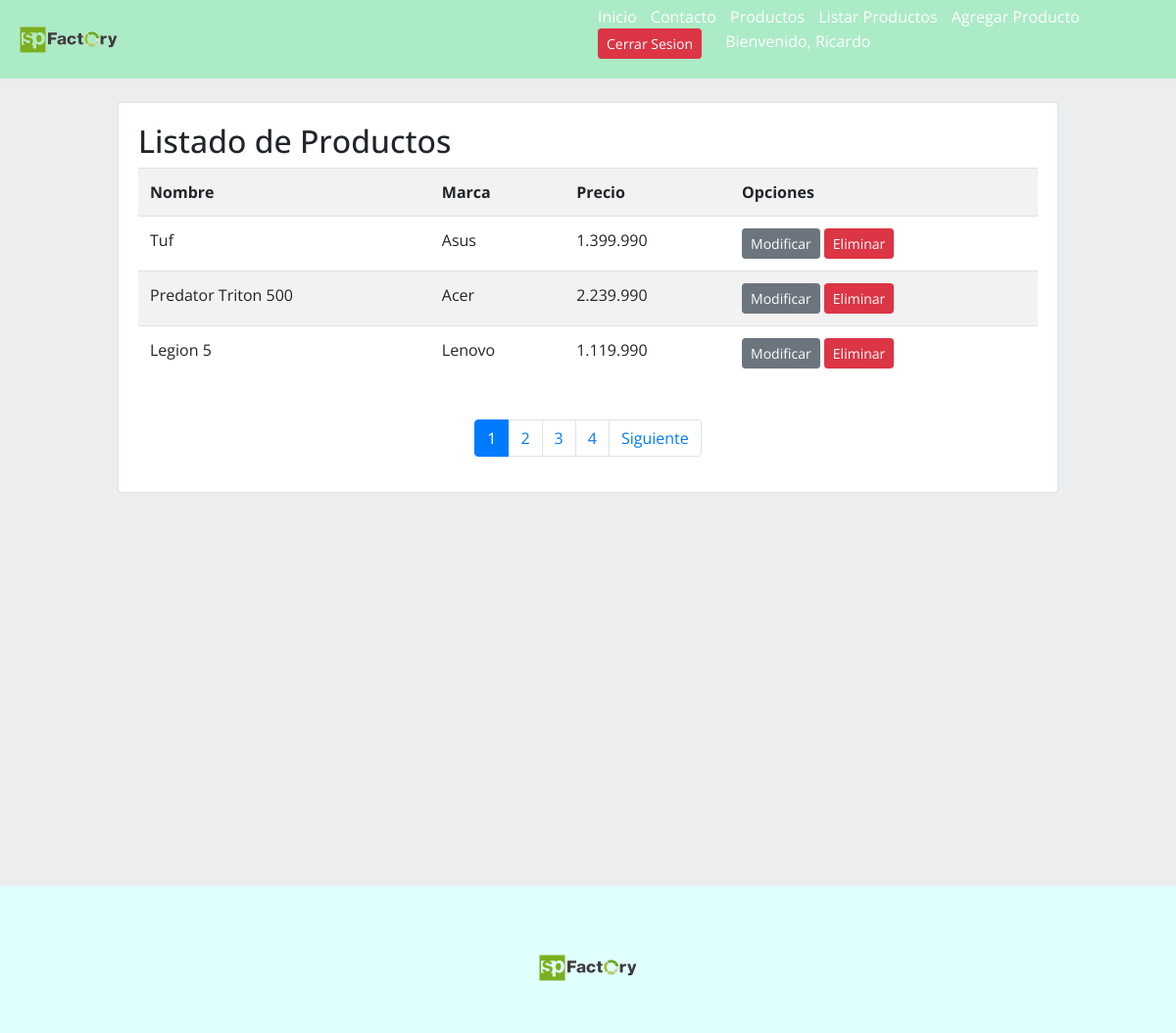
The app's page /listar-productos/ (signed in) with its own data.
### app/models.py (models this page shows, shortened)
class Producto(models.Model):
    nombre = models.CharField(max_length=30)
    precio = models.IntegerField()
    descripcion = models.TextField()
    marca = models.ForeignKey(Marca, on_delete=models.PROTECT)
    fecha_producto = models.DateField()
    imagen = models.ImageField(upload_to="productos", null=True)

class Marca(models.Model):
    nombre = models.CharField(max_length=30)
    def __str__(self):
        return self.nombre

### app/views.py (the view)
# urls.py: path('listar-productos/', listar_productos, name="listar_productos"),
@permission_required('app.view_producto')
def listar_productos(request):
    productos = Producto.objects.all()
    page = request.GET.get('page', 1)
    try:
        paginator = Paginator(productos, 3)
        productos = paginator.page(page)
    except:
        raise Http404
    data ={
        'entity': productos,
        'paginator': paginator
    }
    return render(request, 'app/producto/listar.html', data)

### app/templates/app/producto/listar.html (shortened to what this page needs)
{% extends 'app/base.html' %}
{% block contenido %}
{% load humanize %}
    <br>
    <div class="card">
        <div class="card-body">
        <h2>Listado de Productos</h2>
            <table class="table table-striped table-hover table-responsive-sm">
        <tr>
            <th>Nombre</th>
            <th>Marca</th>
            <th>Precio</th>
            <th>Opciones</th>
        </tr>
    {% for p in entity %}
    <tr>
        <td>{{ p.nombre | title }}</td>
        <td>{{ p.marca | title }}</td>
        <td>{{ p.precio | intcomma }}</td>
        <td>
            {% if perms.app.change_producto %}
            <a href="{% url 'modificar_producto' p.id %}" class="btn btn-secondary btn-sm">Modificar</a>
            {% endif %}
            {% if perms.app.delete_producto %}
            <a href="#" onclick="eliminarProducto({{ p.id }})" class="btn btn-danger btn-sm">Eliminar</a>
            {% endif %}
        </td>
    </tr>
    {% endfor %}
    </table>
            <br>
        <div>
            {% include 'app/paginator.html' %}
        </div>
        </div>
    </div>
    </div>
    <br>
{% endblock %}

### app/templates/app/base.html (shortened to what this page needs)
<!DOCTYPE html>
<html lang="es">
<head>
    {% load static %}
    <link rel="stylesheet" href="https://cdn.jsdelivr.net/npm/bootstrap@4.5.3/dist/css/bootstrap.min.css">
    <link rel="stylesheet" href="{% static 'app/css/estilos.css' %}">
    {% load pwa %}
</head>
<body>
    <header id="header">
        <div class="contenedor_logo">
            <img  class="logo"  src="{% static 'app/img/logospfactory.png' %}" alt="logo">
        </div>
        <div>
            <nav id="nav">
                <ul>
                    <li>
                        <a href="{% url 'home' %}"> Inicio </a>
                    </li>
                    <li>
                        <a href="{% url 'contacto' %}">Contacto</a>
                    </li>
                    <li><a href="{% url 'galeria' %}">Productos</a></li>
                    {% if perms.app.view_producto %}
                    <li>
                        <a href="{% url 'listar_productos' %}">Listar Productos</a>
                    </li>
                    {% endif %}
                    {% if perms.app.add_producto %}
                    <li>
                        <a href="{% url 'agregar_producto' %}">Agregar Producto</a>
                    </li>
                    {% endif %}
                    {% if user.is_authenticated %}
                        <li>
                            <a href="{% url 'logout' %}" class ="btn btn-danger btn-sm">Cerrar Sesion</a>
                        </li>
                        <li>
                            <a href="#" class= "disabled" aria-disabled="true">Bienvenido, {{  user.username | capfirst}}</a>
                        </li>
                    {%  endif %}
                </ul>
            </nav>
        </div>
    </header>
    <div id="contenido">
        {% block contenido %}
        {% endblock %}
    <footer>
        <div class="logo_footer">
            <img src="{% static 'app/img/logospfactory.png' %}" alt="logo">
        </div>
    </footer>
</body>
</html>

### app/static/app/css/estilos.css (style rules this page uses)
* { margin:0; padding:0; }
body { background-color:#EBEDEF; font-family: 'Open Sans', sans-serif; }
h1,h2 { font-family: 'Open Sans', sans-serif; }
header { width: 100%; height: 80px; background-color: #ABEBC6; display: flex; justify-content: space-between; }
header > div { width: 50%; }
.contenedor_logo { display: flex; align-items: center; }
.logo { width: 100px; margin-left: 20px; }
nav { display: flex; justify-content: flex-end; align-items: center; height: 100%; background-color: #ABEBC6; ; }
nav > ul { margin-right: 50px; }
nav > ul > li { display: inline; margin-left: 10px; }
nav a { color:white; text-decoration: none; }
#contenido { width: 80%; margin:auto; max-width: 1280px; min-height: 100vh; }
footer { width: 100%; height: 150px; background-color: #E0FFFF; }
footer > .logo_footer { display: flex; justify-content: center; align-items: center; padding-top: 70px; }
footer > .logo_footer > img { width: 100px; }

### records on screen
Producto: nombre "Tuf", marca "Asus", precio "1.399.990"
Producto: nombre "Predator Triton 500", marca "Acer", precio "2.239.990"
Producto: nombre "Legion 5", marca "Lenovo", precio "1.119.990"

### other values on screen
{{ user.username | capfirst }} "Ricardo"
{{ page }} "1" "2" "3" "4"
